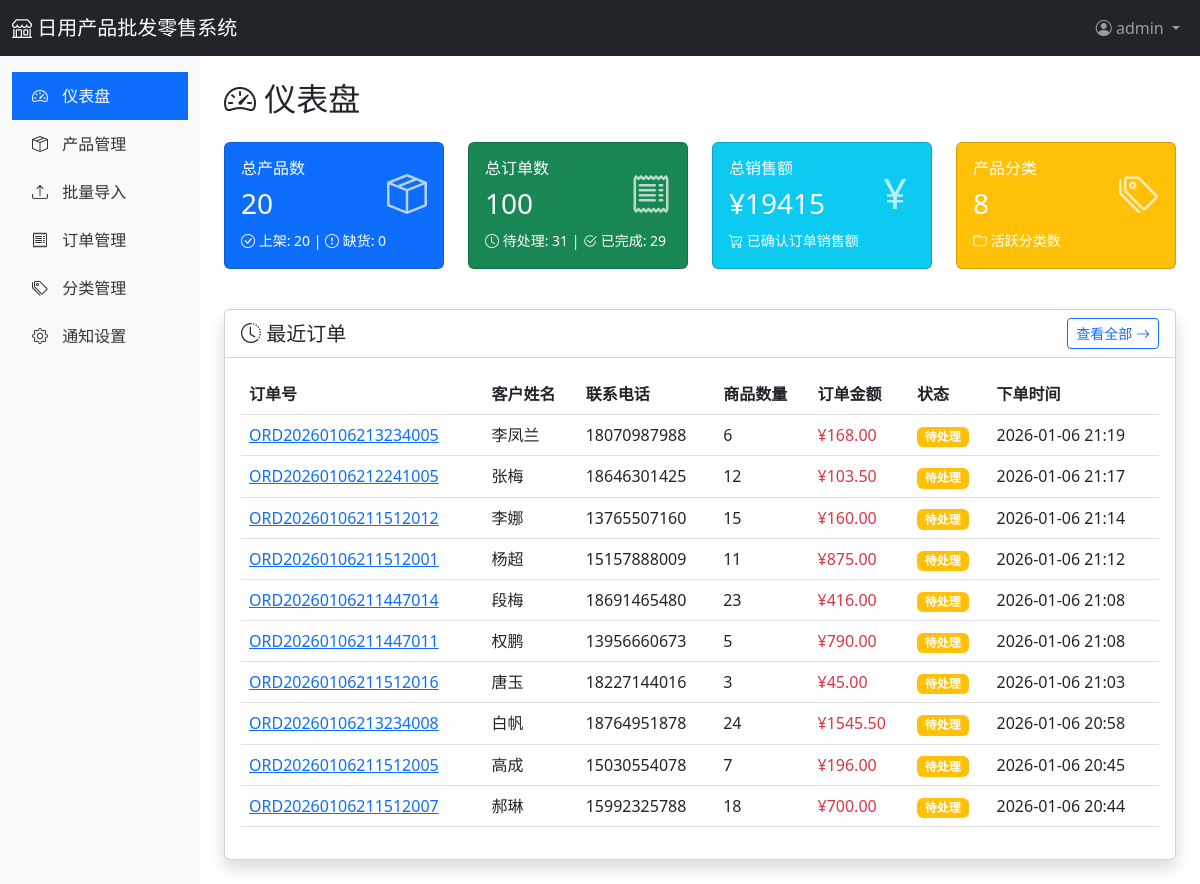
The page /admin/dashboard (signed in) on the database its author committed.
### app/models.py (models this page shows, shortened)
class User(UserMixin, db.Model):
    __tablename__ = 'users'
    id = db.Column(db.Integer, primary_key=True)
    username = db.Column(db.String(80), unique=True, nullable=False)
    email = db.Column(db.String(120), unique=True, nullable=False)
    password_hash = db.Column(db.String(255), nullable=False)
    role = db.Column(db.String(20), default='admin')  # admin, staff
    phone = db.Column(db.String(20))
    is_active = db.Column(db.Boolean, default=True)
    created_at = db.Column(db.DateTime, default=datetime.utcnow)
    updated_at = db.Column(db.DateTime, default=datetime.utcnow, onupdate=datetime.utcnow)
    orders = db.relationship('Order', backref='user', lazy='dynamic')

class Order(db.Model):
    __tablename__ = 'orders'
    id = db.Column(db.Integer, primary_key=True)
    order_no = db.Column(db.String(50), unique=True, nullable=False, index=True)  # 订单号
    customer_name = db.Column(db.String(100), nullable=False)
    customer_phone = db.Column(db.String(20))
    customer_email = db.Column(db.String(120))
    customer_address = db.Column(db.Text)
    total_amount = db.Column(db.Float, default=0)  # 总金额
    total_quantity = db.Column(db.Integer, default=0)  # 总数量
    status = db.Column(db.String(20), default='pending')  # pending, confirmed, shipped, completed, cancelled
    notes = db.Column(db.Text)  # 备注
    notified = db.Column(db.Boolean, default=False)  # 是否已通知
    created_at = db.Column(db.DateTime, default=datetime.utcnow)
    updated_at = db.Column(db.DateTime, default=datetime.utcnow, onupdate=datetime.utcnow)
    user_id = db.Column(db.Integer, db.ForeignKey('users.id'))
    items = db.relationship('OrderItem', backref='order', lazy='dynamic', cascade='all, delete-orphan')

### app/routes/admin.py (the view)
@admin_bp.route('/dashboard')
@login_required
def dashboard():
    from app.services.order_service import OrderService
    stats = {
        'products': {
            'total': Product.query.count(),
            'active': Product.query.filter_by(status='active').count(),
            'out_of_stock': Product.query.filter(Product.stock == 0).count()
        },
        'orders': OrderService.get_order_statistics(),
        'categories': Category.query.count()
    }
    recent_orders = Order.query.order_by(Order.created_at.desc()).limit(10).all()
    return render_template('admin/dashboard.html', stats=stats, recent_orders=recent_orders)

### app/services/order_service.py (called while the page is built)
    @staticmethod
    def get_order_statistics():
        total_orders = Order.query.count()
        pending_orders = Order.query.filter_by(status='pending').count()
        confirmed_orders = Order.query.filter_by(status='confirmed').count()
        completed_orders = Order.query.filter_by(status='completed').count()
        cancelled_orders = Order.query.filter_by(status='cancelled').count()
        total_sales = db.session.query(db.func.sum(Order.total_amount)).filter(
            Order.status.in_(['confirmed', 'shipped', 'completed'])
        ).scalar() or 0
        return {
            'total_orders': total_orders,
            'pending_orders': pending_orders,
            'confirmed_orders': confirmed_orders,
            'completed_orders': completed_orders,
            'cancelled_orders': cancelled_orders,
            'total_sales': total_sales
        }

### app/templates/admin/dashboard.html (shortened to what this page needs)
{% extends "admin/base.html" %}
{% block content %}
<h2 class="mb-4">
    <i class="bi bi-speedometer2"></i> 仪表盘
</h2>
<div class="row mb-4">
    <div class="col-md-3">
        <div class="card stat-card bg-primary text-white mb-3">
            <div class="card-body">
                <div class="d-flex justify-content-between">
                    <div>
                        <h6 class="card-title">总产品数</h6>
                        <h3>{{ stats.products.total }}</h3>
                    </div>
                    <div class="align-self-center">
                        <i class="bi bi-box-seam" style="font-size: 2.5rem; opacity: 0.7;"></i>
                    </div>
                </div>
                <small>
                    <i class="bi bi-check-circle"></i> 上架: {{ stats.products.active }} |
                    <i class="bi bi-exclamation-circle"></i> 缺货: {{ stats.products.out_of_stock }}
                </small>
            </div>
        </div>
    </div>
    <div class="col-md-3">
        <div class="card stat-card bg-success text-white mb-3">
            <div class="card-body">
                <div class="d-flex justify-content-between">
                    <div>
                        <h6 class="card-title">总订单数</h6>
                        <h3>{{ stats.orders.total_orders }}</h3>
                    </div>
                    <div class="align-self-center">
                        <i class="bi bi-receipt" style="font-size: 2.5rem; opacity: 0.7;"></i>
                    </div>
                </div>
                <small>
                    <i class="bi bi-clock"></i> 待处理: {{ stats.orders.pending_orders }} |
                    <i class="bi bi-check2-circle"></i> 已完成: {{ stats.orders.completed_orders }}
                </small>
            </div>
        </div>
    </div>
    <div class="col-md-3">
        <div class="card stat-card bg-info text-white mb-3">
            <div class="card-body">
                <div class="d-flex justify-content-between">
                    <div>
                        <h6 class="card-title">总销售额</h6>
                        <h3>¥{{ "%.0f"|format(stats.orders.total_sales) }}</h3>
                    </div>
                    <div class="align-self-center">
                        <i class="bi bi-currency-yen" style="font-size: 2.5rem; opacity: 0.7;"></i>
                    </div>
                </div>
                <small>
                    <i class="bi bi-cart-check"></i> 已确认订单销售额
                </small>
            </div>
        </div>
    </div>
    <div class="col-md-3">
        <div class="card stat-card bg-warning text-white mb-3">
            <div class="card-body">
                <div class="d-flex justify-content-between">
                    <div>
                        <h6 class="card-title">产品分类</h6>
                        <h3>{{ stats.categories }}</h3>
                    </div>
                    <div class="align-self-center">
                        <i class="bi bi-tags" style="font-size: 2.5rem; opacity: 0.7;"></i>
                    </div>
                </div>
                <small>
                    <i class="bi bi-folder"></i> 活跃分类数
                </small>
            </div>
        </div>
    </div>
</div>
<div class="card shadow">
    <div class="card-header bg-white d-flex justify-content-between align-items-center">
        <h5 class="mb-0"><i class="bi bi-clock-history"></i> 最近订单</h5>
        <a href="{{ url_for('admin.orders') }}" class="btn btn-sm btn-outline-primary">
            查看全部 <i class="bi bi-arrow-right"></i>
        </a>
    </div>
    <div class="card-body">
        <div class="table-responsive">
            <table class="table table-hover">
                <thead>
                    <tr>
                        <th>订单号</th>
                        <th>客户姓名</th>
                        <th>联系电话</th>
                        <th>商品数量</th>
                        <th>订单金额</th>
                        <th>状态</th>
                        <th>下单时间</th>
                    </tr>
                </thead>
                <tbody>
                    {% if recent_orders %}
                        {% for order in recent_orders %}
                        <tr>
                            <td><a href="{{ url_for('admin.order_detail', order_id=order.id) }}">{{ order.order_no }}</a></td>
                            <td>{{ order.customer_name }}</td>
                            <td>{{ order.customer_phone or '-' }}</td>
                            <td>{{ order.total_quantity }}</td>
                            <td class="text-danger">¥{{ "%.2f"|format(order.total_amount) }}</td>
                            <td>
                                {% if order.status == 'pending' %}
                                    <span class="badge bg-warning">待处理</span>
                                {% elif order.status == 'confirmed' %}
                                    <span class="badge bg-info">已确认</span>
                                {% elif order.status == 'shipped' %}
                                    <span class="badge bg-primary">已发货</span>
                                {% elif order.status == 'completed' %}
                                    <span class="badge bg-success">已完成</span>
                                {% elif order.status == 'cancelled' %}
                                    <span class="badge bg-danger">已取消</span>
                                {% endif %}
                            </td>
                            <td>{{ order.created_at.strftime('%Y-%m-%d %H:%M') }}</td>
                        </tr>
                        {% endfor %}
                    {% else %}
                        <tr>
                            <td colspan="7" class="text-center text-muted">暂无订单</td>
                        </tr>
                    {% endif %}
                </tbody>
            </table>
        </div>
    </div>
</div>
{% endblock %}

### app/templates/admin/base.html (shortened to what this page needs)
<!DOCTYPE html>
<html lang="zh-CN">
<head>
    <link href="https://cdn.jsdelivr.net/npm/bootstrap@5.3.0/dist/css/bootstrap.min.css" rel="stylesheet">
    <link href="https://cdn.jsdelivr.net/npm/bootstrap-icons@1.11.0/font/bootstrap-icons.css" rel="stylesheet">
</head>
<body>
    <nav class="navbar navbar-expand-lg navbar-dark bg-dark">
        <div class="container-fluid">
            <a class="navbar-brand" href="{{ url_for('main.index') }}">
                <i class="bi bi-shop"></i> 日用产品批发零售系统
            </a>
            <div class="navbar-nav ms-auto">
                <div class="nav-item dropdown">
                    <a class="nav-link dropdown-toggle" href="#" role="button" data-bs-toggle="dropdown">
                        <i class="bi bi-person-circle"></i> {{ current_user.username }}
                    </a>
                </div>
            </div>
        </div>
    </nav>
    <div class="container-fluid">
        <div class="row">
            <nav class="col-md-2 d-none d-md-block sidebar py-3">
                <ul class="nav flex-column">
                    <li class="nav-item">
                        <a class="nav-link {% if request.endpoint == 'admin.dashboard' %}active{% endif %}" href="{{ url_for('admin.dashboard') }}">
                            <i class="bi bi-speedometer2"></i> 仪表盘
                        </a>
                    </li>
                    <li class="nav-item">
                        <a class="nav-link {% if 'admin.product' in request.endpoint %}active{% endif %}" href="{{ url_for('admin.products') }}">
                            <i class="bi bi-box-seam"></i> 产品管理
                        </a>
                    </li>
                    <li class="nav-item">
                        <a class="nav-link {% if request.endpoint == 'admin.products_import' %}active{% endif %}" href="{{ url_for('admin.products_import') }}">
                            <i class="bi bi-upload"></i> 批量导入
                        </a>
                    </li>
                    <li class="nav-item">
                        <a class="nav-link {% if request.endpoint == 'admin.orders' %}active{% endif %}" href="{{ url_for('admin.orders') }}">
                            <i class="bi bi-receipt"></i> 订单管理
                        </a>
                    </li>
                    <li class="nav-item">
                        <a class="nav-link {% if request.endpoint == 'admin.categories' %}active{% endif %}" href="{{ url_for('admin.categories') }}">
                            <i class="bi bi-tags"></i> 分类管理
                        </a>
                    </li>
                    <li class="nav-item">
                        <a class="nav-link {% if 'system' in request.endpoint %}active{% endif %}" href="{{ url_for('system.settings') }}">
                            <i class="bi bi-gear"></i> 通知设置
                        </a>
                    </li>
                </ul>
            </nav>
            <main class="col-md-10 ms-sm-auto col-lg-10 px-md-4 py-4">
                {% block content %}{% endblock %}
            </main>
        </div>
    </div>
</body>
</html>

### app/templates/admin/base.html (style rules this page uses)
.sidebar { min-height: calc(100vh - 56px); background-color: #f8f9fa; }
.sidebar .nav-link { color: #333; padding: 12px 20px; }
.sidebar .nav-link:hover, .sidebar .nav-link.active { background-color: #0d6efd; color: white; }
.sidebar .nav-link i { margin-right: 10px; }
.stat-card { transition: transform 0.2s; }

### rows shown on the page
User: username "admin"
Order: order_no "ORD20260106213234005", customer_name "李凤兰", customer_phone "18070987988", total_quantity "6", total_amount "168.00", status "待处理", created_at "2026-01-06 21:19"
Order: order_no "ORD20260106212241005", customer_name "张梅", customer_phone "18646301425", total_quantity "12", total_amount "103.50", status "待处理", created_at "2026-01-06 21:17"
Order: order_no "ORD20260106211512012", customer_name "李娜", customer_phone "13765507160", total_quantity "15", total_amount "160.00", status "待处理", created_at "2026-01-06 21:14"
Order: order_no "ORD20260106211512001", customer_name "杨超", customer_phone "15157888009", total_quantity "11", total_amount "875.00", status "待处理", created_at "2026-01-06 21:12"
Order: order_no "ORD20260106211447014", customer_name "段梅", customer_phone "18691465480", total_quantity "23", total_amount "416.00", status "待处理", created_at "2026-01-06 21:08"
Order: order_no "ORD20260106211447011", customer_name "权鹏", customer_phone "13956660673", total_quantity "5", total_amount "790.00", status "待处理", created_at "2026-01-06 21:08"
Order: order_no "ORD20260106211512016", customer_name "唐玉", customer_phone "18227144016", total_quantity "3", total_amount "45.00", status "待处理", created_at "2026-01-06 21:03"
Order: order_no "ORD20260106213234008", customer_name "白帆", customer_phone "18764951878", total_quantity "24", total_amount "1545.50", status "待处理", created_at "2026-01-06 20:58"
Order: order_no "ORD20260106211512005", customer_name "高成", customer_phone "15030554078", total_quantity "7", total_amount "196.00", status "待处理", created_at "2026-01-06 20:45"
Order: order_no "ORD20260106211512007", customer_name "郝琳", customer_phone "15992325788", total_quantity "18", total_amount "700.00", status "待处理", created_at "2026-01-06 20:44"

### other values the page prints
{{ stats.products.total }} "20"
{{ stats.products.active }} "20"
{{ stats.products.out_of_stock }} "0"
{{ stats.orders.total_orders }} "100"
{{ stats.orders.pending_orders }} "31"
{{ stats.orders.completed_orders }} "29"
{{ "%.0f"|format(stats.orders.total_sales) }} "19415"
{{ stats.categories }} "8"
